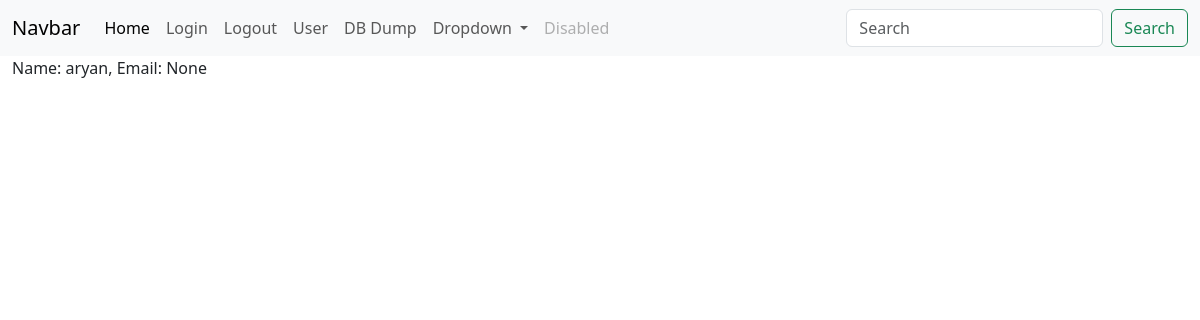
The page /dump on the database as committed earlier.
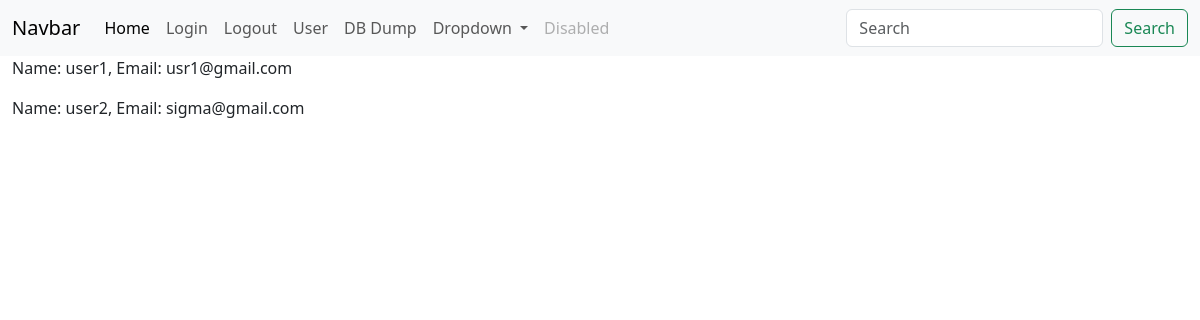
The same page on the database as committed later.
### tutorial 7.py (models this page shows, shortened)
class users(db.Model): # inherits from db.Model
    user_id = db.Column("user_id", db.Integer, primary_key=True)
    name = db.Column(db.String(100))
    email = db.Column(db.String(100))

### tutorial 7.py (the view)
@app.route("/dump")
def dump():
    return render_template("dump.html", values=users.query.all())

### templates/dump.html (shortened to what this page needs)
{% extends "base.html" %}
{% block content %}
    {% for item in values %}
        <p>Name: {{item.name}}, Email: {{item.email}}</p>
    {% endfor %}
{% endblock %}

### templates/base.html (shortened to what this page needs)
<!DOCTYPE html>
<html>
    <head>
        <link href="https://cdn.jsdelivr.net/npm/bootstrap@5.3.3/dist/css/bootstrap.min.css" rel="stylesheet">
    </head>
    <body>
        <nav class="navbar navbar-expand-lg bg-body-tertiary">
            <div class="container-fluid">
              <a class="navbar-brand" href="#">Navbar</a>
              <div class="collapse navbar-collapse" id="navbarSupportedContent">
                <ul class="navbar-nav me-auto mb-2 mb-lg-0">
                  <li class="nav-item">
                    <a class="nav-link active" aria-current="page" href="/">Home</a>
                  </li>
                  <li class="nav-item">
                    <a class="nav-link" href="/login">Login</a>
                  </li>
                  <li class="nav-item">
                    <a class="nav-link" href="/logout">Logout</a>
                  </li>
                  <li class="nav-item">
                    <a class="nav-link" href="/user">User</a>
                  </li>
                  <li class="nav-item">
                    <a class="nav-link" href="/dump">DB Dump</a>
                  </li>
                  <li class="nav-item dropdown">
                    <a class="nav-link dropdown-toggle" href="#" role="button" data-bs-toggle="dropdown" aria-expanded="false">
                      Dropdown
                    </a>
                  </li>
                  <li class="nav-item">
                    <a class="nav-link disabled" aria-disabled="true">Disabled</a>
                  </li>
                </ul>
                <form class="d-flex" role="search">
                  <input class="form-control me-2" type="search" placeholder="Search" aria-label="Search">
                  <button class="btn btn-outline-success" type="submit">Search</button>
                </form>
              </div>
            </div>
          </nav>
        <div class="container-fluid">
          {% block content %}
        {% endblock %}
        </div>
    </body>
</html>

Rows that differ between the two databases and show on the page:
changed users: name "aryan" → "user1"; email "None" → "usr1@gmail.com"
added users: name "user2", email "sigma@gmail.com"
